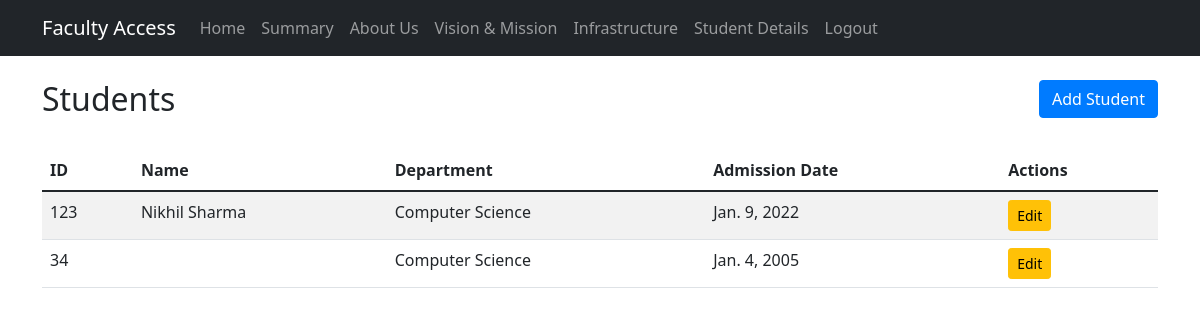
The app's page /students/ (signed in), older data.
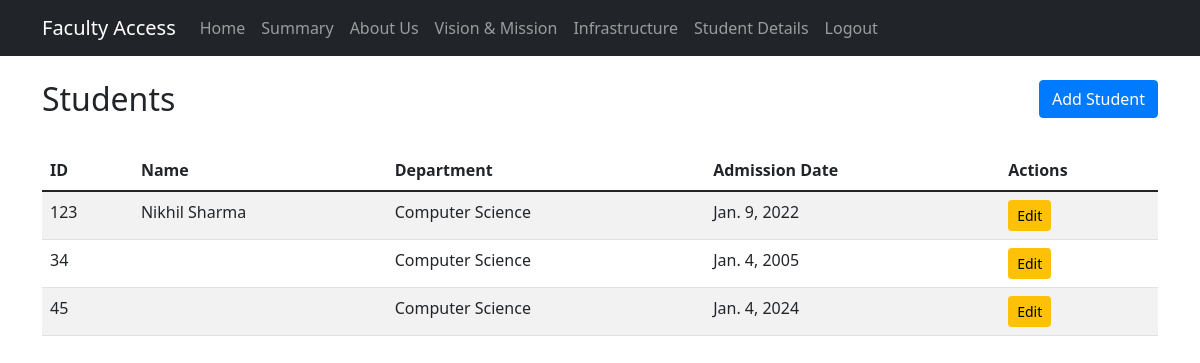
The same page, newer data.
### college_app/models.py (models this page shows, shortened)
class Student(models.Model):
    user = models.OneToOneField(User, on_delete=models.CASCADE)
    student_id = models.CharField(max_length=20, unique=True)
    department = models.ForeignKey(Department, on_delete=models.CASCADE)
    admission_date = models.DateField()
    graduation_date = models.DateField(null=True, blank=True)
    courses = models.ManyToManyField(Course, through='Enrollment')

class Department(models.Model):
    name = models.CharField(max_length=100)
    code = models.CharField(max_length=10, unique=True)
    established_date = models.DateField(default=date.today)  # Add default

### college_app/views.py (the view)
# urls.py: path('students/', StudentListView.as_view(), name='student-list'),
class StudentListView(LoginRequiredMixin, ListView):
    model = Student
    template_name = 'college_app/student_list.html'
    context_object_name = 'students'

### college_app/context_processors.py (called while the page is built)
def institutional_info(request):
    info = InstitutionalInfo.objects.first()
    return {'institutional_info': info}

### college_app/templates/college_app/student_list.html
{% extends 'college_app/base.html' %}
{% load static %}
{% block content %}
<div class="row mb-4">
    <div class="col-md-6">
        <h2>Students</h2>
    </div>
    <div class="col-md-6 text-end">
        <a href="{% url 'student-add' %}" class="btn btn-primary">Add Student</a>
    </div>
</div>
<table class="table table-striped">
    <thead>
        <tr>
            <th>ID</th>
            <th>Name</th>
            <th>Department</th>
            <th>Admission Date</th>
            <th>Actions</th>
        </tr>
    </thead>
    <tbody>
        {% for student in students %}
        <tr>
            <td>{{ student.student_id }}</td>
            <td>{{ student.user.get_full_name }}</td>
            <td>{{ student.department.name }}</td>
            <td>{{ student.admission_date }}</td>
            <td>
                <a href="{% url 'student-update' student.pk %}" class="btn btn-sm btn-warning">Edit</a>
            </td>
        </tr>
        {% endfor %}
    </tbody>
</table>
{% endblock %}

### college_app/templates/college_app/base.html (shortened to what this page needs)
<!DOCTYPE html>
<html>
<head>
    {% load static %}
    <link href="https://cdn.jsdelivr.net/npm/bootstrap@5.1.3/dist/css/bootstrap.min.css" rel="stylesheet">
    <link href="{% static 'css/styles.css' %}" rel="stylesheet">
</head>
<body>
    <nav class="navbar navbar-expand-lg navbar-dark bg-dark">
        <div class="container">
            {% if request.resolver_match.url_name != "student-details" %}
                <a class="navbar-brand" href="{% url 'dashboard' %}">Faculty Access</a>
            {% endif %}
            <div class="collapse navbar-collapse" id="navbarNav">
                <ul class="navbar-nav">
                    <li class="nav-item">
                        <a class="nav-link" href="{% url 'home' %}">Home</a>
                    </li>
                    <li class="nav-item">
                        <a class="nav-link" href="{% url 'summary' %}">Summary</a>
                    </li>
                    <li class="nav-item">
                        <a class="nav-link" href="{% url 'about_us' %}">About Us</a>
                    </li>
                    <li class="nav-item">
                        <a class="nav-link" href="{% url 'vision_mission' %}">Vision & Mission</a>
                    </li>
                    <li class="nav-item">
                        <a class="nav-link" href="{% url 'infrastructure' %}">Infrastructure</a>
                    </li>
                    {% if user.is_authenticated %}
                        <li class="nav-item">
                            <a class="nav-link" href="{% url 'student-details' %}">Student Details</a>
                        </li>
                        <li class="nav-item">
                            <a class="nav-link" href="{% url 'student-logout' %}">Logout</a>
                        </li>
                    {% endif %}
                </ul>
            </div>
        </div>
    </nav>
    <div class="container mt-4">
        {% block content %}{% endblock %}
    </div>
</body>
</html>

### college_app/static/css/styles.css (style rules this page uses)
.btn-primary { background-color: #007bff; border-color: #007bff; }

Row changes from the older to the newer data that the page shows:
added Student: student_id "45", department.name "Computer Science", admission_date "Jan. 4, 2024"
